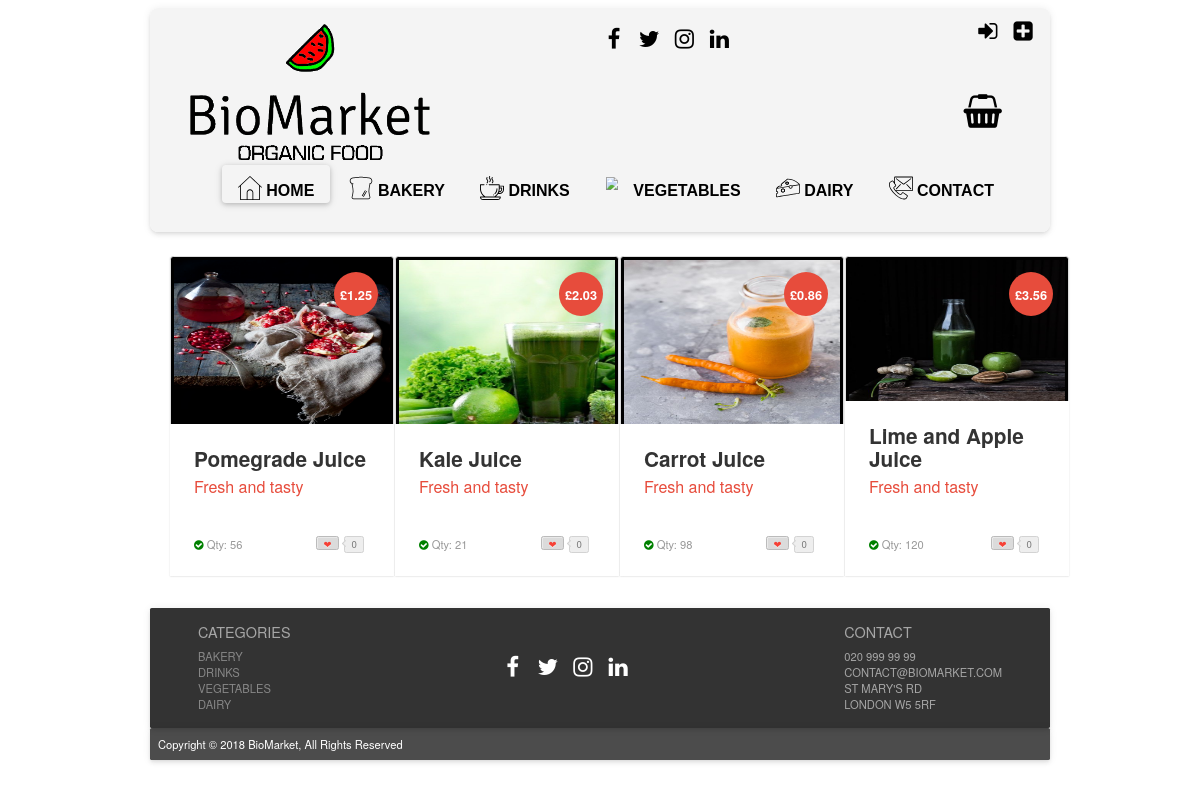
Page /?page=products_drinks on the earlier database version.
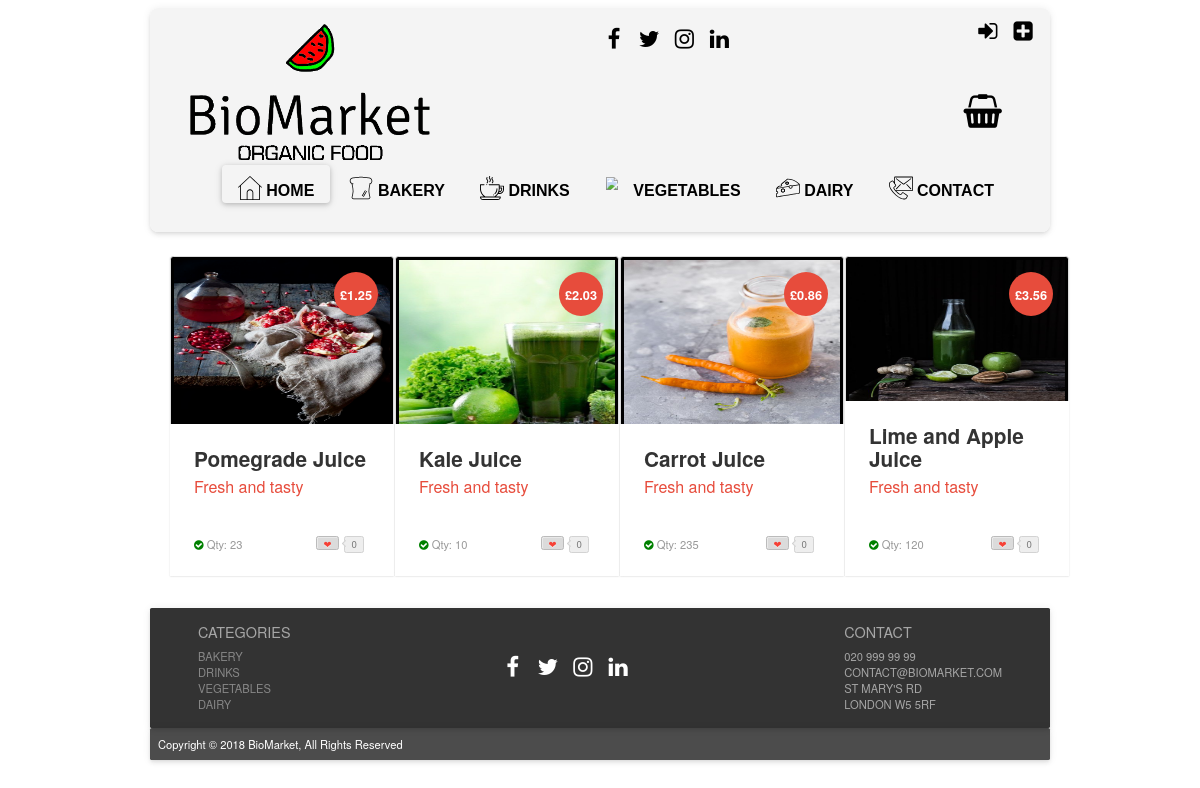
Same page on the later database version.
### tables this page shows
CREATE TABLE IF NOT EXISTS `products` (
  `prod_id` int(11) NOT NULL AUTO_INCREMENT,
  `prod_name` varchar(50) NOT NULL,
  `price` decimal(5,2) NOT NULL,
  `sup_id` int(11) NOT NULL,
  `prod_dsc` varchar(255) NOT NULL,
  `prod_img` text NOT NULL,
  `cat_id` int(11) NOT NULL,
  `sto_qty` int(8) NOT NULL,
  PRIMARY KEY (`prod_id`),
  KEY `sup_id` (`sup_id`),
  KEY `cat_id` (`cat_id`)
);

### index.php (called while the page is built, shortened)
<?php
include "php/config.php";
$page = "home";
if (isset($_GET["page"])) {
    $page = basename($_GET["page"]);
}
if (file_exists("php/".$page.".php")) {
    include "php/".$page.".php";
}
include "layout.php";

### php/config.php (called while the page is built, shortened)
<?php
function is_logged_in()
{
    return isset($_SESSION["logged_in"]) && ($_SESSION["logged_in"] == true);
}
function get_user_level()
{
    $level = "VISITOR";
    return $level;
}

### php/products_drinks.php (the view, shortened to what this page needs)
<!DOCTYPE html>
<html lang="en">
<?php
$userlevel = get_user_level();
?>
    <head>
        <link rel="stylesheet prefetch" href="css/__codepen_io_andytran_pen.css">
        <link rel="stylesheet" href="css/product_card_style.css">
        <link rel="stylesheet" href="css/stylelogin.css">
    </head>
    <body>
    <div class="product-card">
 <?php
     $search = "SELECT * FROM products WHERE cat_id = '2' ORDER BY prod_id ASC";
    $result = mysqli_query($mysqli, $search);
    while ($row = mysqli_fetch_assoc($result))
    {
      if (!$row["sto_qty"] <= 0) {
        if ($userlevel == "MEMBER")
        {
 ?>
        <div class="container">
            <div class="column">
                <div class="post-module">
                    <div class="thumbnail">
                        <div class="discount">
                            <div class="deal">&pound<?php echo $row["price"]?></div>
                        </div><img alt="product example" src="<?php echo $row["prod_img"]?>">
                    </div>
                    <div class="post-content">
                        <div class="category">
<?php
                    print '<div class="toCard"><a href="?page=product_page&prod_id=' . $row["prod_id"] . '&action=add_to_basket">Add to Basket</a>
                    </div> ';
?>
                        </div>
                        <h1 class="title"><?php echo $row["prod_name"]?></h1>
                        <h2 class="sub_title">Fresh and tasty</h2>
                        <p class="description"><?php echo $row["prod_dsc"]?>
                        <div class="post-meta">
                            <span class="showStock"><i class="fa fa-check-circle"></i>
                           <a>Qty: <?php echo $row["sto_qty"]?></a></span><a href="#" title="Love it" class="btn btn-counter" data-count="0"><span>&#x2764;</span></a></div>
                    </div>
                </div>
            </div>
       </div>
<?php
      }
      else {
?>
       <div class="container">
            <div class="column">
                <div class="post-module">
                    <div class="thumbnail">
                        <div class="discount">
                            <div class="deal">&pound<?php echo $row["price"]?></div>
                        </div><img alt="product example" src="<?php echo $row["prod_img"]?>">
                    </div>
                    <div class="post-content">
                        <h1 class="title"><?php echo $row["prod_name"]?></h1>
                        <h2 class="sub_title">Fresh and tasty</h2>
                        <p class="description"><?php echo $row["prod_dsc"]?>
                        <div class="post-meta">
                            <span class="showStock"><i class="fa fa-check-circle"></i>
                           <a>Qty: <?php echo $row["sto_qty"]?></a></span><a href="#" title="Love it" class="btn btn-counter" data-count="0"><span>&#x2764;</span></a></div>
                    </div>
                </div>
            </div>
       </div>
<?php
      }
   }
}
?>
     </div>
    </body>
</html>

Differences in the rows shown:
changed products "Pomegrade Juice": sto_qty "56" → "23"
changed products "Kale Juice": sto_qty "21" → "10"
changed products "Carrot Juice": sto_qty "98" → "235"
